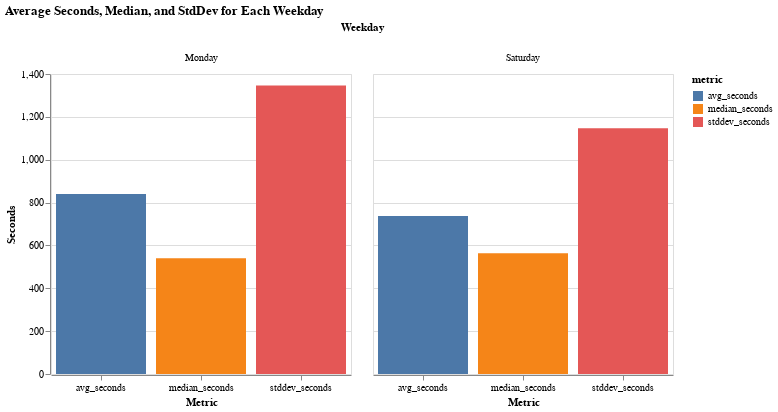

Source (notebook cell):
### Code cell
import altair as alt
import pandas as pd

# Assuming df is your existing DataFrame with columns: 'weekday', 'avg_seconds', 'median_seconds', 'stddev_seconds'

# Melt the DataFrame to have a single 'metric' column and a 'value' column
df_melted = df.melt(id_vars='weekday',
                    value_vars=['avg_seconds', 'median_seconds', 'stddev_seconds'],
                    var_name='metric',
                    value_name='value')

# Create the bar chart without tooltips
chart = alt.Chart(df_melted).mark_bar().encode(
    x=alt.X('metric:N', title='Metric'),  # X-axis represents each metric
    y=alt.Y('value:Q', title='Seconds'),  # Y-axis represents the value for each metric
    color='metric:N',  # Color by metric to differentiate between avg, median, and stddev
    column=alt.Column('weekday:N', title='Weekday'),  # Separate columns for each weekday
).properties(
    title='Average Seconds, Median, and StdDev for Each Weekday',
    width=300  # Adjust width for better readability per weekday
).configure_axis(
    labelAngle=0  # Make x-axis labels horizontal
)

# Display the chart
chart

### Figure 1 — Vega-Lite specification as saved in the notebook (floating-point values rounded to 4 significant figures)
{"config": {"view": {"continuousWidth": 400, "continuousHeight": 300}, "axis": {"labelAngle": 0}}, "data": {"name": "data-ce4180301a6d2f1f3382e4705b1a17a2"}, "mark": "bar", "encoding": {"color": {"field": "metric", "type": "nominal"}, "column": {"field": "weekday", "title": "Weekday", "type": "nominal"}, "x": {"field": "metric", "title": "Metric", "type": "nominal"}, "y": {"field": "value", "title": "Seconds", "type": "quantitative"}}, "title": "Average Seconds, Median, and StdDev for Each Weekday", "width": 300, "$schema": "https://vega.github.io/schema/vega-lite/v4.17.0.json", "datasets": {"data-ce4180301a6d2f1f3382e4705b1a17a2": [{"weekday": "Monday", "metric": "avg_seconds", "value": 839.5}, {"weekday": "Saturday", "metric": "avg_seconds", "value": 737.4}, {"weekday": "Monday", "metric": "median_seconds", "value": 540.0}, {"weekday": "Saturday", "metric": "median_seconds", "value": 564.0}, {"weekday": "Monday", "metric": "stddev_seconds", "value": 1346.0}, {"weekday": "Saturday", "metric": "stddev_seconds", "value": 1146.0}]}}
